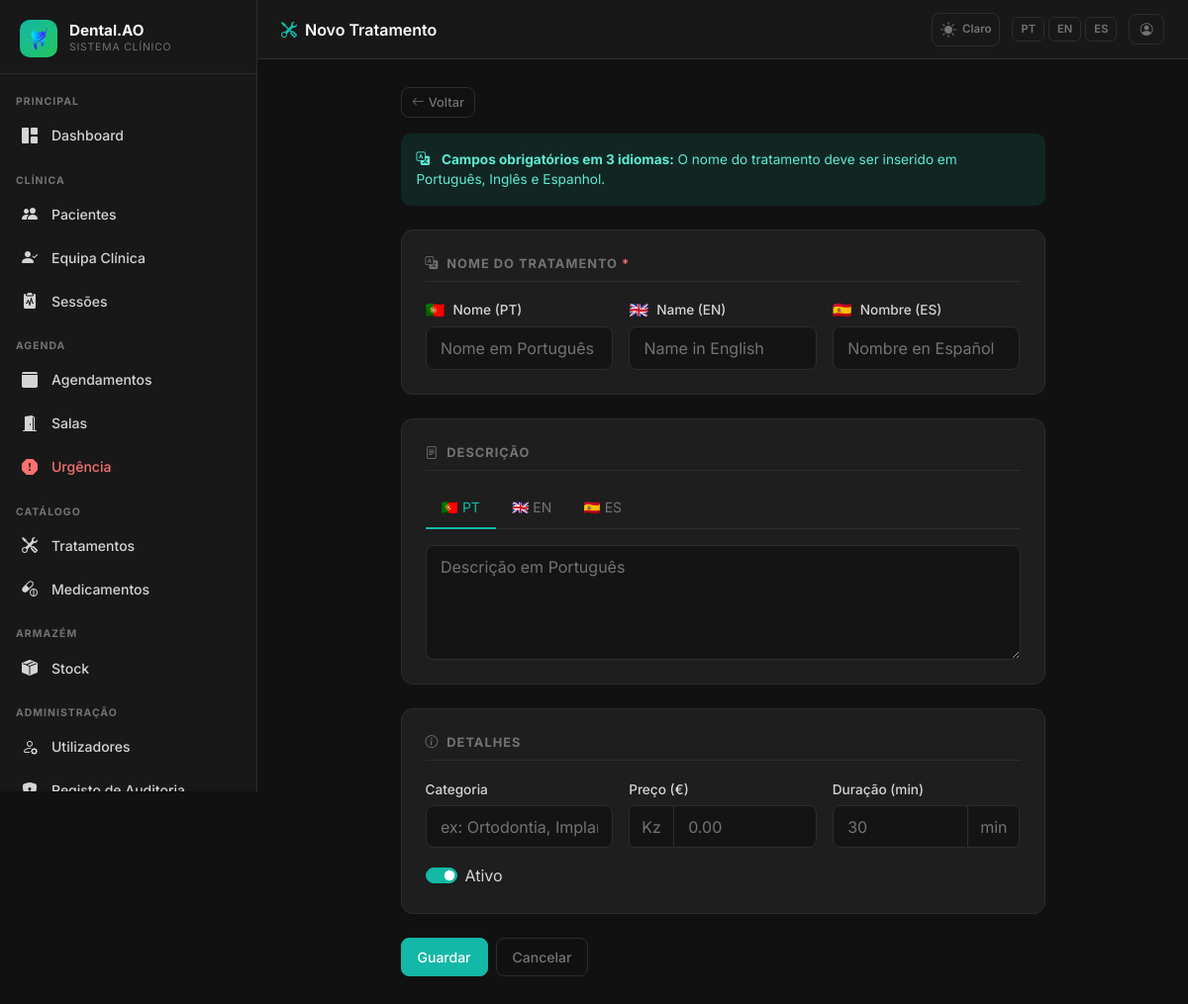
Screenshot of /admin/treatments/new (signed in) with the database file from the repository.
### app/models.py (models this page shows, shortened)
class AppSetting(db.Model):
    __tablename__ = 'app_settings'
    key   = db.Column(db.String(64), primary_key=True)
    value = db.Column(db.Text, nullable=True)
    _DEFAULTS = {
        'app_name':       'DentalCare Pro',
        'app_logo':       '',
        'bg_dark':        '#111111',
        'sidebar_dark':   '#181818',
        'card_dark':      '#1e1e1e',
        'border_dark':    '#2d2d2d',
        'text_dark':      '#d4d4d4',
        'primary_dark':   '#14b8a6',
        'success_dark':   '#22c55e',
        'danger_dark':    '#f87171',
        'warning_dark':   '#fbbf24',
        'bg_light':       '#f0f4f8',
        'card_light':     '#ffffff',
        'border_light':   '#d1dce8',
        'text_light':     '#334155',
        'primary_light':  '#1976d2',
        'success_light':  '#00875a',
        'danger_light':   '#d32f2f',
        'warning_light':  '#e65100',
        'xray_max_mb':        '10',
        'stock_invoice_max_mb': '5',
        'urgency_surcharge':  '30',
    }
    @classmethod
    def all_as_dict(cls):
        stored = {s.key: s.value for s in cls.query.all()}
        result = dict(cls._DEFAULTS)
        result.update(stored)
        return result

### app/admin/routes.py (the view, shortened to what this page needs)
@admin_bp.route('/treatments/new', methods=['GET', 'POST'])
@login_required
def new_treatment():
    if current_user.role not in [Role.SUPERADMIN, Role.CLINICAL_DIRECTOR]:
        abort(403)
    form = TreatmentForm()
    return render_template('admin/treatments/form.html', form=form, title=_('Novo Tratamento'))

### app/admin/forms.py
class TreatmentForm(FlaskForm):
    name_pt = StringField(_l('Nome (PT)'), validators=[DataRequired(), Length(1, 200)])
    name_en = StringField(_l('Name (EN)'), validators=[DataRequired(), Length(1, 200)])
    name_es = StringField(_l('Nombre (ES)'), validators=[DataRequired(), Length(1, 200)])
    description_pt = TextAreaField(_l('Descrição (PT)'), validators=[Optional()])
    description_en = TextAreaField(_l('Description (EN)'), validators=[Optional()])
    description_es = TextAreaField(_l('Descripción (ES)'), validators=[Optional()])
    category = StringField(_l('Categoria'), validators=[Optional(), Length(0, 100)])
    price = DecimalField(_l('Preço (€)'), validators=[Optional()], places=2)
    duration_minutes = IntegerField(_l('Duração (min)'), validators=[Optional()])
    is_active = BooleanField(_l('Ativo'), default=True)
    submit = SubmitField(_l('Guardar'))

### app/__init__.py (called while the page is built)
def get_locale():
    lang = session.get('lang')
    if lang in ['pt', 'en', 'es']:
        return lang
    return 'pt'

### app/models.py (called while the page is built)
    def role_display(self):
        role_map = {
            Role.SUPERADMIN: 'Superadmin',
            Role.CLINICAL_DIRECTOR: 'Diretor Clínico',
            Role.DENTIST: 'Dentista',
            Role.PATIENT: 'Paciente',
            Role.RECEPTION: 'Recepção',
        }
        return role_map.get(self.role, self.role)

    def role_badge_class(self):
        badge_map = {
            Role.SUPERADMIN: 'danger',
            Role.CLINICAL_DIRECTOR: 'primary',
            Role.DENTIST: 'success',
            Role.PATIENT: 'info',
            Role.RECEPTION: 'warning',
        }
        return badge_map.get(self.role, 'secondary')

### app/templates/admin/treatments/form.html (shortened to what this page needs)
{% extends "base.html" %}
{% block page_title %}<i class="bi bi-tools me-2" style="color:var(--dc-primary)"></i>{{ title }}{% endblock %}
{% block content %}
<div class="row justify-content-center">
  <div class="col-lg-9">
    <div class="d-flex align-items-center gap-2 mb-3">
      <a href="{{ url_for('admin.treatments') }}" class="btn btn-sm btn-outline-secondary">
        <i class="bi bi-arrow-left me-1"></i>{{ _('Voltar') }}
      </a>
    </div>
    <form method="POST">
      <div class="alert alert-info mb-4" style="font-size:.85rem">
        <i class="bi bi-translate me-2"></i>
        <strong>{{ _('Campos obrigatórios em 3 idiomas:') }}</strong>
        {{ _('O nome do tratamento deve ser inserido em Português, Inglês e Espanhol.') }}
      </div>
      <div class="dc-card mb-4">
        <div class="dc-section-title"><i class="bi bi-translate me-2"></i>{{ _('Nome do Tratamento') }} <span class="text-danger">*</span></div>
        <div class="row g-3">
          <div class="col-md-4">
            <label class="form-label d-flex align-items-center gap-2">
              <span class="flag-icon">🇵🇹</span> {{ form.name_pt.label.text }}
            </label>
            {{ form.name_pt(class="form-control", placeholder=_("Nome em Português")) }}
          </div>
          <div class="col-md-4">
            <label class="form-label d-flex align-items-center gap-2">
              <span class="flag-icon">🇬🇧</span> {{ form.name_en.label.text }}
            </label>
            {{ form.name_en(class="form-control", placeholder=_("Name in English")) }}
          </div>
          <div class="col-md-4">
            <label class="form-label d-flex align-items-center gap-2">
              <span class="flag-icon">🇪🇸</span> {{ form.name_es.label.text }}
            </label>
            {{ form.name_es(class="form-control", placeholder=_("Nombre en Español")) }}
          </div>
        </div>
      </div>
      <div class="dc-card mb-4">
        <div class="dc-section-title"><i class="bi bi-file-text me-2"></i>{{ _('Descrição') }}</div>
        <ul class="nav nav-tabs mb-3" id="descTabs">
          <li class="nav-item">
            <button class="nav-link active" data-bs-toggle="tab" data-bs-target="#desc-pt" type="button">
              🇵🇹 PT
            </button>
          </li>
          <li class="nav-item">
            <button class="nav-link" data-bs-toggle="tab" data-bs-target="#desc-en" type="button">
              🇬🇧 EN
            </button>
          </li>
          <li class="nav-item">
            <button class="nav-link" data-bs-toggle="tab" data-bs-target="#desc-es" type="button">
              🇪🇸 ES
            </button>
          </li>
        </ul>
        <div class="tab-content">
          <div class="tab-pane fade show active" id="desc-pt">
            {{ form.description_pt(class="form-control", rows=4, placeholder=_("Descrição em Português")) }}
          </div>
        </div>
      </div>
      <div class="dc-card mb-4">
        <div class="dc-section-title"><i class="bi bi-info-circle me-2"></i>{{ _('Detalhes') }}</div>
        <div class="row g-3">
          <div class="col-md-4">
            <label class="form-label">{{ form.category.label.text }}</label>
            {{ form.category(class="form-control", placeholder=_("ex: Ortodontia, Implantes…")) }}
          </div>
          <div class="col-md-4">
            <label class="form-label">{{ form.price.label.text }}</label>
            <div class="input-group">
              <span class="input-group-text dc-ig">Kz</span>
              {{ form.price(class="form-control", placeholder="0.00") }}
            </div>
          </div>
          <div class="col-md-4">
            <label class="form-label">{{ form.duration_minutes.label.text }}</label>
            <div class="input-group">
              {{ form.duration_minutes(class="form-control", placeholder="30") }}
              <span class="input-group-text dc-ig">min</span>
            </div>
          </div>
          <div class="col-12">
            <div class="form-check form-switch">
              {{ form.is_active(class="form-check-input", role="switch") }}
              <label class="form-check-label">{{ form.is_active.label.text }}</label>
            </div>
          </div>
        </div>
      </div>
      <div class="d-flex gap-2">
        {{ form.submit(class="btn btn-primary") }}
        <a href="{{ url_for('admin.treatments') }}" class="btn btn-outline-secondary">{{ _('Cancelar') }}</a>
      </div>
    </form>
  </div>
</div>
{% endblock %}

### app/templates/base.html (shortened to what this page needs)
<!DOCTYPE html>
<html lang="{{ get_locale() }}" data-dc-theme="{{ session.get('theme', 'dark') }}">
<head>
  <link href="https://cdn.jsdelivr.net/npm/bootstrap@5.3.2/dist/css/bootstrap.min.css" rel="stylesheet">
  <link href="https://cdn.jsdelivr.net/npm/bootstrap-icons@1.11.3/font/bootstrap-icons.min.css" rel="stylesheet">
  <link href="{{ url_for('static', filename='css/dental.css') }}" rel="stylesheet">
</head>
<body>
<aside class="dc-sidebar" id="dcSidebar">
  <div class="dc-brand">
    <div class="dc-brand-icon">
      {% if app_settings.app_logo %}
        <img src="{{ url_for('superadmin.logo_file', filename=app_settings.app_logo) }}"
             alt="{{ app_settings.app_name }}"
             style="width:36px;height:36px;object-fit:contain;border-radius:6px;">
      {% else %}
        <i class="bi bi-heart-pulse-fill"></i>
      {% endif %}
    </div>
    <div class="flex-fill">
      <div class="dc-brand-name">{{ app_settings.app_name }}</div>
      <div class="dc-brand-sub">{{ _('Sistema Clínico') }}</div>
    </div>
  </div>
  <nav class="dc-nav">
    {% set role = current_user.role %}
    <div class="dc-nav-section">{{ _('Principal') }}</div>
    <a href="{{ url_for('main.dashboard') }}"
       class="dc-nav-item {% if request.endpoint == 'main.dashboard' %}active{% endif %}">
      <i class="bi bi-grid-1x2-fill"></i> {{ _('Dashboard') }}
    </a>
    {% if role in ['superadmin', 'clinical_director', 'dentist', 'reception'] %}
    <div class="dc-nav-section mt-2">{{ _('Clínica') }}</div>
    {% endif %}
    {% if role in ['superadmin', 'clinical_director', 'dentist', 'reception'] %}
    <a href="{{ url_for('patients.index') }}"
       class="dc-nav-item {% if request.endpoint == 'patients.index' or request.endpoint in ['patients.new','patients.edit','patients.detail'] %}active{% endif %}">
      <i class="bi bi-people-fill"></i> {{ _('Pacientes') }}
    </a>
    {% endif %}
    {% if role in ['superadmin', 'clinical_director'] %}
    <a href="{{ url_for('patients.care_team_pending') }}"
       class="dc-nav-item {% if request.endpoint == 'patients.care_team_pending' %}active{% endif %}">
      <i class="bi bi-person-check-fill"></i> {{ _('Equipa Clínica') }}
    </a>
    {% endif %}
    {% if role in ['superadmin', 'clinical_director', 'dentist'] %}
    <a href="{{ url_for('sessions.index') }}"
       class="dc-nav-item {% if request.endpoint and 'sessions.' in request.endpoint and 'audit' not in request.endpoint and 'evolution' not in request.endpoint %}active{% endif %}">
      <i class="bi bi-clipboard2-pulse-fill"></i> {{ _('Sessões') }}
    </a>
    {% endif %}
    {% if role in ['superadmin', 'clinical_director', 'reception', 'dentist'] %}
    <div class="dc-nav-section mt-2">{{ _('Agenda') }}</div>
    {% endif %}
    {% if role in ['superadmin', 'clinical_director', 'reception'] %}
    <a href="{{ url_for('scheduling.calendar') }}"
       class="dc-nav-item {% if request.endpoint and 'scheduling.' in request.endpoint and 'emergency' not in request.endpoint and 'room' not in request.endpoint %}active{% endif %}">
      <i class="bi bi-calendar3-fill"></i> {{ _('Agendamentos') }}
    </a>
    {% endif %}
    {% if role in ['superadmin', 'clinical_director', 'reception', 'dentist'] %}
    <a href="{{ url_for('scheduling.rooms') }}"
       class="dc-nav-item {% if request.endpoint and 'rooms' in request.endpoint %}active{% endif %}">
      <i class="bi bi-door-open-fill"></i> {{ _('Salas') }}
    </a>
    {% endif %}
    {% if role in ['superadmin', 'clinical_director', 'reception', 'dentist'] %}
    <a href="{{ url_for('scheduling.emergency') }}"
       class="dc-nav-item {% if request.endpoint and 'emergency' in request.endpoint %}active{% endif %}"
       style="color:var(--dc-danger)">
      <i class="bi bi-exclamation-octagon-fill"></i> {{ _('Urgência') }}
    </a>
    {% endif %}
    {% if role in ['superadmin', 'clinical_director', 'dentist'] %}
    <div class="dc-nav-section mt-2">{{ _('Catálogo') }}</div>
    <a href="{{ url_for('admin.treatments') }}"
       class="dc-nav-item {% if 'treatments' in request.endpoint %}active{% endif %}">
      <i class="bi bi-tools"></i> {{ _('Tratamentos') }}
    </a>
    <a href="{{ url_for('admin.medicines') }}"
       class="dc-nav-item {% if 'medicine' in request.endpoint %}active{% endif %}">
      <i class="bi bi-capsule-pill"></i> {{ _('Medicamentos') }}
    </a>
    {% endif %}
    {% if role in ['superadmin', 'clinical_director', 'dentist', 'receptionist'] %}
    <div class="dc-nav-section mt-2">{{ _('Armazém') }}</div>
    <a href="{{ url_for('stock.index') }}"
       class="dc-nav-item {% if request.endpoint and 'stock.' in request.endpoint %}active{% endif %}">
      <i class="bi bi-box-seam-fill"></i> {{ _('Stock') }}
    </a>
    {% endif %}
    {% if role in ['superadmin', 'clinical_director'] %}
    <div class="dc-nav-section mt-2">{{ _('Administração') }}</div>
    <a href="{{ url_for('admin.users') }}"
       class="dc-nav-item {% if 'user' in request.endpoint %}active{% endif %}">
      <i class="bi bi-person-gear"></i> {{ _('Utilizadores') }}
    </a>
    <a href="{{ url_for('admin.audit_log') }}"
       class="dc-nav-item {% if 'audit' in request.endpoint %}active{% endif %}">
      <i class="bi bi-shield-lock-fill"></i> {{ _('Registo de Auditoria') }}
    </a>
    {% endif %}
  </nav>
</aside>
<header class="dc-topbar">
  <span class="page-title">{% block page_title %}{% endblock %}</span>
  <div class="topbar-actions">
    <a href="{{ url_for('auth.toggle_theme') }}"
       class="theme-toggle"
       title="{{ _('Alternar tema') }}">
      {% if session.get('theme', 'dark') == 'dark' %}
        <i class="bi bi-sun-fill"></i><span style="font-size:.72rem;font-weight:600;margin-left:2px">{{ _('Claro') }}</span>
      {% else %}
        <i class="bi bi-moon-stars-fill"></i><span style="font-size:.72rem;font-weight:600;margin-left:2px">{{ _('Escuro') }}</span>
      {% endif %}
    </a>
    <div class="lang-switcher">
      <a href="{{ url_for('auth.set_lang', lang='pt') }}"
         class="lang-btn {% if get_locale() == 'pt' %}active{% endif %}">PT</a>
      <a href="{{ url_for('auth.set_lang', lang='en') }}"
         class="lang-btn {% if get_locale() == 'en' %}active{% endif %}">EN</a>
      <a href="{{ url_for('auth.set_lang', lang='es') }}"
         class="lang-btn {% if get_locale() == 'es' %}active{% endif %}">ES</a>
    </div>
    <a href="{{ url_for('auth.profile') }}" class="btn btn-sm btn-outline-secondary" title="{{ _('Meu Perfil') }}">
      <i class="bi bi-person-circle"></i>
    </a>
  </div>
</header>
<main class="dc-main">
  <div class="dc-content">
    {% block content %}{% endblock %}
  </div>
</main>
</body>
</html>

### rows the page displays
AppSetting: value (picture)
AppSetting: app_name "Dental.AO"

### other values shown
{{ title }} "Novo Tratamento"
